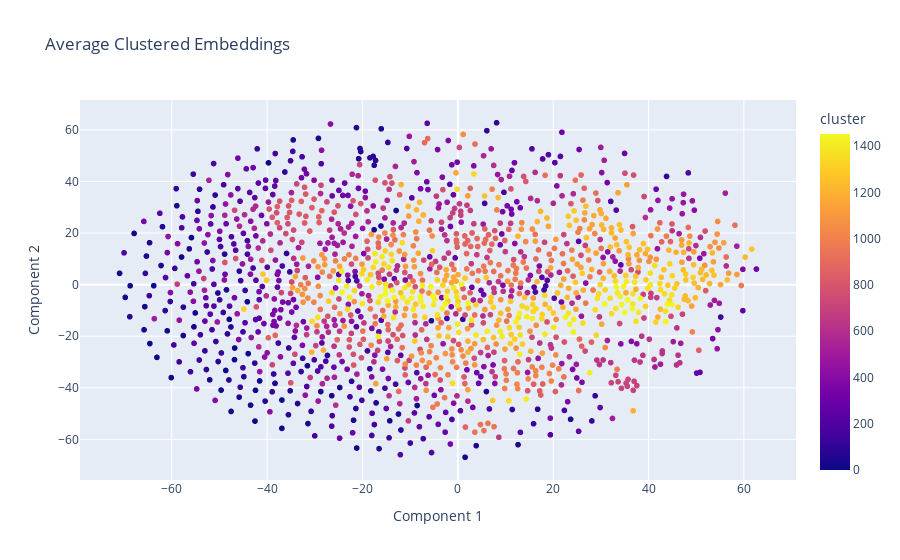

Notebook code cell kept with this figure:
### Code cell
tsne_df = pd.DataFrame(reduced_clustered_embeddings, columns=['Component 1', 'Component 2'])
tsne_df['text'] = [doc[:40] for doc in reconstructed]
tsne_df['cluster'] = cluster_prev
#Arabic, Chinese, Dutch, English, French, German, Italian, Korean, Polish, Portuguese, Russian, Spanish, Turkish

#selected_languages = ['af', 'am', 'ast', 'arz', 'ar', 'ary', 'ckb', 'cy', 'da', 'de', 'fr', 'fur', 'din', 'el', 'eo', 'et', 'eu', 'fo', 'fa', 'is', 'it', 'jv', 'ja', 'kab', 'ka', 'kn', 'ks', 'kk', 'th', 'km', 'azb', 'az', 'ba', 'ban', 'be', 'bn', 'bh', 'bo', 'bs', 'bg', 'ca', 'ceb', 'cs', 'ckb', 'fi', 'gd', 'ga', 'gl', 'gn', 'gu', 'ht', 'ha', 'he', 'hi', 'hr', 'hu', 'hy', 'ig', 'ilo', 'id', 'ky', 'ko', 'ku', 'lo', 'lv', 'lij', 'li', 'lt', 'lmo', 'lb']

#tsne_df = tsne_df[tsne_df["language"].isin(selected_languages)]


fig = px.scatter(
    tsne_df,
    x='Component 1',
    y='Component 2',
    color='cluster',    
    hover_data=['text'],
    title="Average Clustered Embeddings"
    #color_continuous_scale=px.colors.diverging.BrBG
)


fig.show()

### Figure 1 — Plotly figure (JSON) as saved in the notebook; plotly's stock layout.template omitted (floating-point values rounded to 4 significant figures; data arrays with more than 128 entries replaced by an {"elided": "..."} marker saying what was removed)
{"data": [{"customdata": {"elided": "1454x1 str values"}, "hovertemplate": "Component 1=%{x}<br>Component 2=%{y}<br>text=%{customdata[0]}<br>cluster=%{marker.color}<extra></extra>", "legendgroup": "", "marker": {"color": {"elided": "1454 int values"}, "coloraxis": "coloraxis", "symbol": "circle"}, "mode": "markers", "name": "", "showlegend": false, "type": "scattergl", "x": {"elided": "1454 float values"}, "xaxis": "x", "y": {"elided": "1454 float values"}, "yaxis": "y"}], "layout": {"coloraxis": {"colorbar": {"title": {"text": "cluster"}}, "colorscale": [[0, "#0d0887"], [0.1111, "#46039f"], [0.2222, "#7201a8"], [0.3333, "#9c179e"], [0.4444, "#bd3786"], [0.5556, "#d8576b"], [0.6667, "#ed7953"], [0.7778, "#fb9f3a"], [0.8889, "#fdca26"], [1, "#f0f921"]]}, "legend": {"tracegroupgap": 0}, "title": {"text": "Average Clustered Embeddings"}, "xaxis": {"anchor": "y", "domain": [0, 1], "title": {"text": "Component 1"}}, "yaxis": {"anchor": "x", "domain": [0, 1], "title": {"text": "Component 2"}}}}
